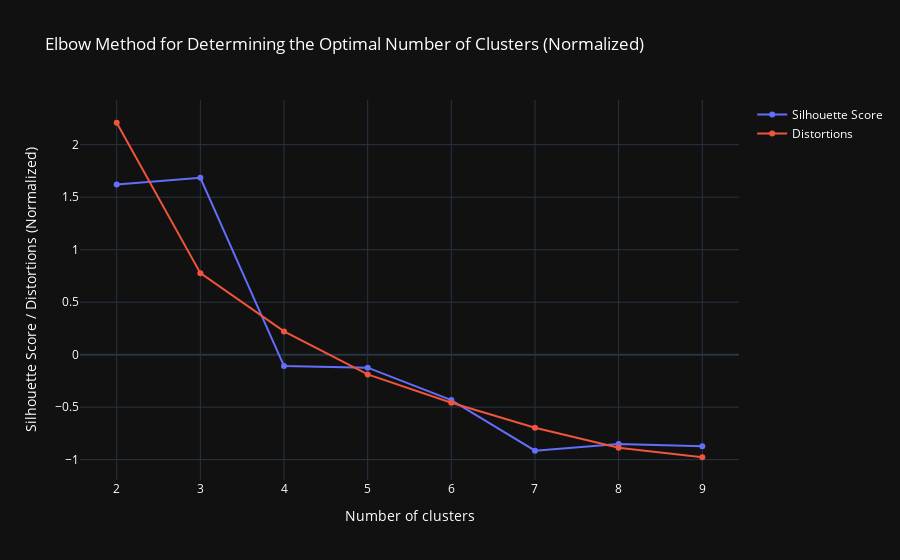

The cell this chart's notebook holds for it:
### Code cell
pca = PCA(n_components)
principal_components = pca.fit_transform(df_fundamentals_final.select_dtypes(include=['int', 'float64', 'number']))
range_num_clusters = list(range(2, 10))
silhouette_scores = []
distortions = []

for num_cluster in range_num_clusters:

    kmeans = KMeans(n_clusters=num_cluster, max_iter=10_000, random_state=19051992)
    cluster_labels = kmeans.fit_predict(principal_components)
    silhouette_scores.append(sil_score(principal_components, cluster_labels))

    distortions.append(KMeans(n_clusters=num_cluster, max_iter=10_000, random_state=19051992).fit(df_fundamentals_final.select_dtypes(include=['int', 'float64', 'number'])).inertia_)

scaler = StandardScaler()
silhouette_scores_scaled = scaler.fit_transform(np.array(silhouette_scores).reshape(-1, 1)).flatten()
distortions_scaled = scaler.fit_transform(np.array(distortions).reshape(-1, 1)).flatten()

fig = go.Figure()
fig.add_trace(go.Scatter(x=range_num_clusters, y=silhouette_scores_scaled, mode='lines+markers', name='Silhouette Score'))
fig.add_trace(go.Scatter(x=range_num_clusters, y=distortions_scaled, mode='lines+markers', name='Distortions'))
fig.update_layout(title='Elbow Method for Determining the Optimal Number of Clusters (Normalized)', xaxis_title='Number of clusters', yaxis_title='Silhouette Score / Distortions (Normalized)', template='plotly_dark', font=dict(color='white'))
fig.show()

### Figure 1 — Plotly figure (JSON) as saved in the notebook; plotly's stock layout.template omitted (floating-point values rounded to 4 significant figures)
{"data": [{"mode": "lines+markers", "name": "Silhouette Score", "type": "scatter", "x": [2, 3, 4, 5, 6, 7, 8, 9], "y": [1.621, 1.684, -0.109, -0.1239, -0.4325, -0.9147, -0.8521, -0.8725]}, {"mode": "lines+markers", "name": "Distortions", "type": "scatter", "x": [2, 3, 4, 5, 6, 7, 8, 9], "y": [2.209, 0.7763, 0.2212, -0.1884, -0.4586, -0.6958, -0.8862, -0.9772]}], "layout": {"font": {"color": "white"}, "title": {"text": "Elbow Method for Determining the Optimal Number of Clusters (Normalized)"}, "xaxis": {"title": {"text": "Number of clusters"}}, "yaxis": {"title": {"text": "Silhouette Score / Distortions (Normalized)"}}}}
